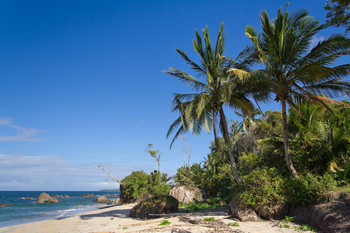
#> input picture openCV-tutorials/images/beach.png, 350 x 233 px
$ python adaptive_thresholding.py --image images/beach.png
#> lines starting #> are read from the running program, lines starting #| are printed output that depends on the picture; after the words box and inside, x2 and y2 are one past the last pixel; in counts of white or black regions, pixels touching at a corner belong together
import cv2 as cv
import numpy as np
import argparse

ap = argparse.ArgumentParser()
ap.add_argument("-i", "--image", required = True, help = "image path")
args = vars(ap.parse_args())

image = cv.imread(args["image"])
#> image is the input picture: shape (233, 350, 3); mean B, G, R 136, 110.4, 78.6

image = cv.cvtColor(image, cv.COLOR_BGR2GRAY)
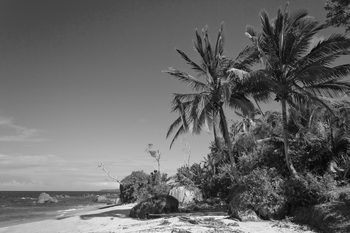
#> image: shape (233, 350); min 3, max 250, mean 103.8
blurred = cv.GaussianBlur(image, (5,5), 0)
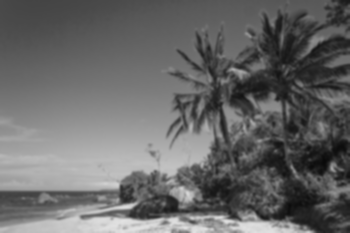
#> blurred: shape (233, 350); min 9, max 226, mean 103.8
cv.imshow("image", image)

thresh = cv.adaptiveThreshold(blurred, 255, cv.ADAPTIVE_THRESH_MEAN_C, cv.THRESH_BINARY, 11, 4)
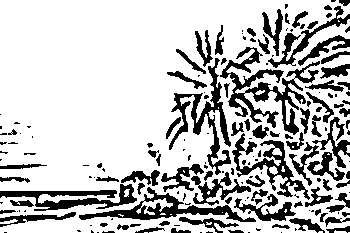
#> thresh: shape (233, 350); 76% white; 171 black regions (84 under 20 px), largest, box (x1, y1, x2, y2) and area: (220, 47, 320, 135) 2413, (169, 58, 231, 175) 1697, (79, 187, 256, 222) 1519
cv.imshow("Mean Thresh", thresh)

thresh = cv.adaptiveThreshold(blurred, 255, cv.ADAPTIVE_THRESH_GAUSSIAN_C, cv.THRESH_BINARY_INV, 15, 3)
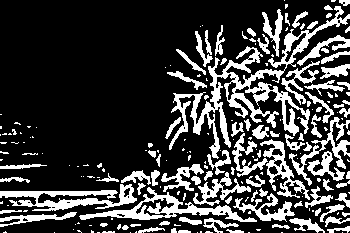
#> thresh: shape (233, 350); 24.2% white; 207 white regions (116 under 20 px), largest, box (x1, y1, x2, y2) and area: (169, 6, 350, 159) 4453, (0, 184, 137, 211) 1516, (79, 187, 257, 222) 1507
cv.imshow("Gaussina Threst", thresh)

cv.waitKey(0)

$ run again, on openCV-tutorials/images/wave.png
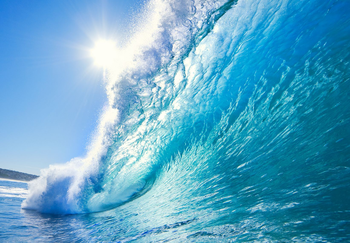
#> input picture openCV-tutorials/images/wave.png, 350 x 243 px
#> image is the input picture: shape (243, 350, 3); mean B, G, R 199.1, 166.5, 93.5
#> image: shape (243, 350)
#> `thresh = cv.adaptiveThreshold(blurred, 255, cv.ADAPTIVE_THRESH_MEAN_C,..`:
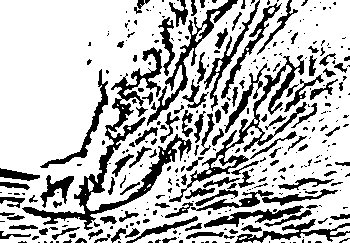
#> thresh: shape (243, 350); 73.8% white; 361 black regions (238 under 20 px), largest, box (x1, y1, x2, y2) and area: (22, 47, 192, 230) 3668, (169, 55, 307, 202) 2056, (147, 0, 238, 126) 1288
#> `thresh = cv.adaptiveThreshold(blurred, 255, cv.ADAPTIVE_THRESH_GAUSSIA..`:
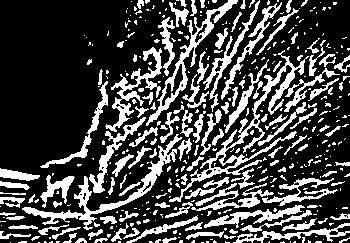
#> thresh: shape (243, 350); 27.2% white; 425 white regions (299 under 20 px), largest, box (x1, y1, x2, y2) and area: (169, 50, 309, 202) 2101, (22, 134, 182, 230) 1671, (146, 0, 238, 126) 1276
